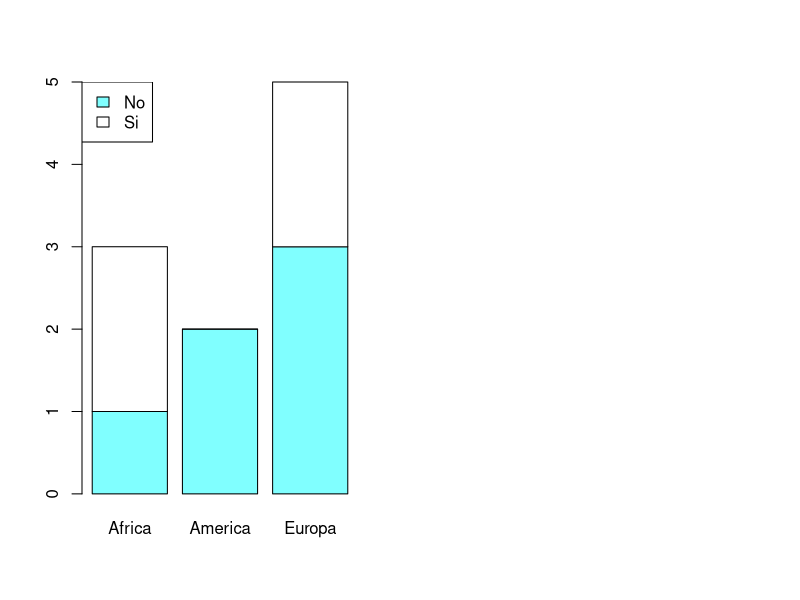

R code for this plot: (Note: this script raises an error after producing the figure.)
#Nacionalidad y si a favor o en contra
set.seed(20)

X <- sample(c("Si", "No"), 10, replace = TRUE)
Y <- sample(c("Europa", "America", "Africa"), 10, replace = TRUE)

tabla <- table(X, Y)
tabla

tabla_prop <- prop.table(tabla)
tabla_prop

prop.table(tabla, margin = 1)

tabla_3 <- addmargins(tabla_prop * 100)
tabla_3 #Frecuencia acumulada

#Gráfica
par(mfrow = c(1, 2))

colores <- c("#80FFFF", "#FFFFFF")

barplot(tabla, col = colores)

legend("topleft", legend = c("No", "Si"), fill = colores) #Leyenda

barplot(tabla_2, col = colores)

par(mfrow = c(1, 1))


#Opcion 2 de gráfica
par(mfrow = c(1, 2))

barplot(tabla, col = colores, beside = TRUE)
legend("topleft", legend = c("No", "Si"), fill = colores)
barplot(tabla_2, col = colores, beside = TRUE)

par(mfrow = c(1, 1))


